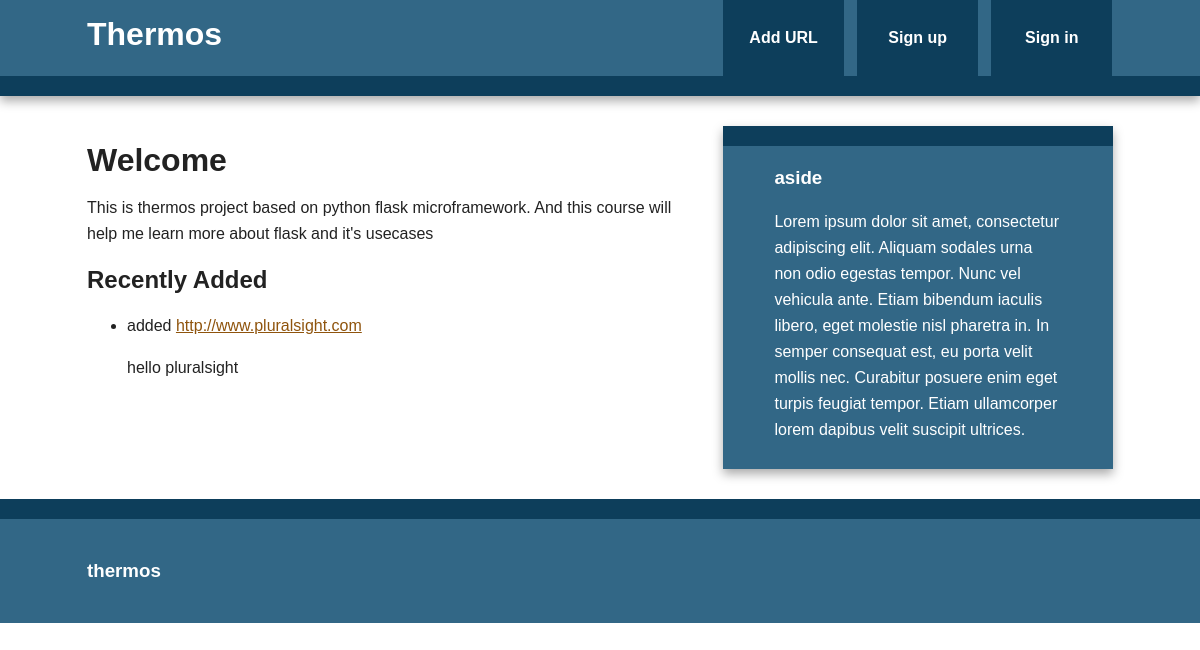
Before: / with the older database file.
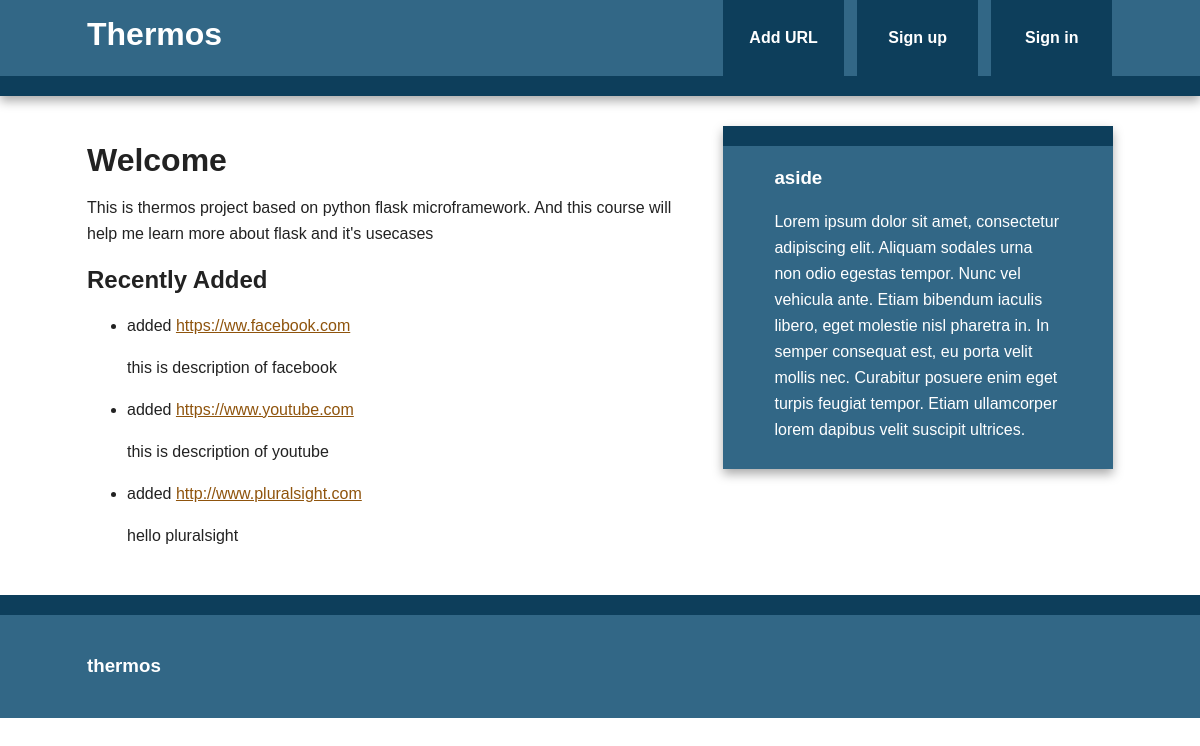
After: the same page with the newer database file.
### models.py (models this page shows, shortened)
class Bookmark(db.Model):
    id = db.Column(db.Integer, primary_key=True)
    url = db.Column(db.Text, nullable=False)
    date = db.Column(db.DateTime, default=datetime.utcnow)
    description = db.Column(db.String(300))
    @staticmethod
    def newest(num):
        return Bookmark.query.order_by(desc(Bookmark.date)).limit(num)

### thermos.py (the view)
@app.route('/')
def index():
    return render_template('index.html', new_bookmarks=Bookmark.newest(5))

### templates/index.html (shortened to what this page needs)
{% extends "base.html" %}
{% block content %}
<article>
    <header>
        <h1>Welcome</h1>
        <p>This is thermos project based on python flask microframework. And this course will help me learn more about flask and it's usecases</p>
    </header>
    <section>
        <h2>Recently Added</h2>
        {% if new_bookmarks %}
            <ul>
            {% for bm in new_bookmarks %}
                <li>{{ bm.user }} added <a href="{{ bm.url }}">{{ bm.url }}</a>  <p>{{ bm.description }}</p></li>
            {% endfor %}
            </ul>
        {% else %}
            <p>No bookmarks found</p>
        {% endif %}
    </section>
</article>
{% endblock %}

### templates/base.html (shortened to what this page needs)
<!doctype html>
<html class="no-js" lang="">
    <head>
        <link rel="stylesheet" href="{{ url_for('static',filename='css/normalize.min.css') }}">
        <link rel="stylesheet" href="{{ url_for('static',filename='css/main.css') }}">
    </head>
    <body>
        <div class="header-container">
            <header class="wrapper clearfix">
                <a href="{{ url_for('index') }}"><h1 class="title">Thermos</h1></a>
                <nav>
                    <ul>
                        <li><a href="{{ url_for('add_bookmark') }}">Add URL</a></li>
                        <li><a href="#">Sign up</a></li>
                        <li><a href="#">Sign in</a></li>
                    </ul>
                </nav>
            </header>
        </div>
        <div class="main-container">
            <div class="main wrapper clearfix">
            {% block content %}{% endblock %}
            {% block sidebar %}
            <aside>
                    <h3>aside</h3>
                    <p>Lorem ipsum dolor sit amet, consectetur adipiscing elit. Aliquam sodales urna non odio egestas tempor. Nunc vel vehicula ante. Etiam bibendum iaculis libero, eget molestie nisl pharetra in. In semper consequat est, eu porta velit mollis nec. Curabitur posuere enim eget turpis feugiat tempor. Etiam ullamcorper lorem dapibus velit suscipit ultrices.</p>
                </aside>
            {% endblock %}
            </div>
        </div>
        <div class="footer-container">
            <footer class="wrapper">
                <h3>thermos</h3>
            </footer>
        </div>
    </body>
</html>

### static/css/main.css (style rules this page uses)
html { color: #222; font-size: 1em; line-height: 1.4; }
body { font: 16px/26px Helvetica, Helvetica Neue, Arial; }
.wrapper { width: 90%; margin: 0 5%; }
.header-container { border-bottom: 20px solid #0D3E5B; }
.footer-container, .main aside { border-top: 20px solid #0D3E5B; }
.header-container, .footer-container, .main aside { background: #326786; }
.title { color: white; }
nav ul { margin: 0; padding: 0; list-style-type: none; }
nav a { display: block; margin-bottom: 10px; padding: 15px 0; text-align: center; text-decoration: none; font-weight: bold; color: white; background: #0D3E5B; }
.main { padding: 30px 0; }
.main article h1 { font-size: 2em; }
.main aside { color: white; padding: 0px 5% 10px; }
.footer-container footer { color: white; padding: 20px 0; }
a { color: #8F540D; }
.main aside h3, footer h3 { color: white; }
@media only screen and (min-width: 480px) { nav a { float: left; width: 27%; margin: 0 1.7%; padding: 25px 2%; margin-bottom: 0; } }
@media only screen and (min-width: 480px) { nav li:first-child a { margin-left: 0; } }
@media only screen and (min-width: 480px) { nav li:last-child a { margin-right: 0; } }
@media only screen and (min-width: 480px) { nav ul li { display: inline; } }
@media only screen and (min-width: 768px) { .header-container, .main aside { -webkit-box-shadow: 0 5px 10px #aaa; -moz-box-shadow: 0 5px 10px #aaa; box-shadow: 0 5px 10px #aaa; } }
@media only screen and (min-width: 768px) { .title { float: left; } }
@media only screen and (min-width: 768px) { nav { float: right; width: 38%; } }
@media only screen and (min-width: 768px) { .main article { float: left; width: 57%; } }
@media only screen and (min-width: 768px) { .main aside { float: right; width: 28%; } }
@media only screen and (min-width: 1140px) { .wrapper { width: 1026px; margin: 0 auto; } }
.clearfix:before, .clearfix:after { content: " "; display: table; }
.clearfix:after { clear: both; }
.clearfix { *zoom: 1; }

Changed rows visible on the page:
added Bookmark: url "https://ww.facebook.com", description "this is description of facebook"
added Bookmark: url "https://www.youtube.com", description "this is description of youtube"
